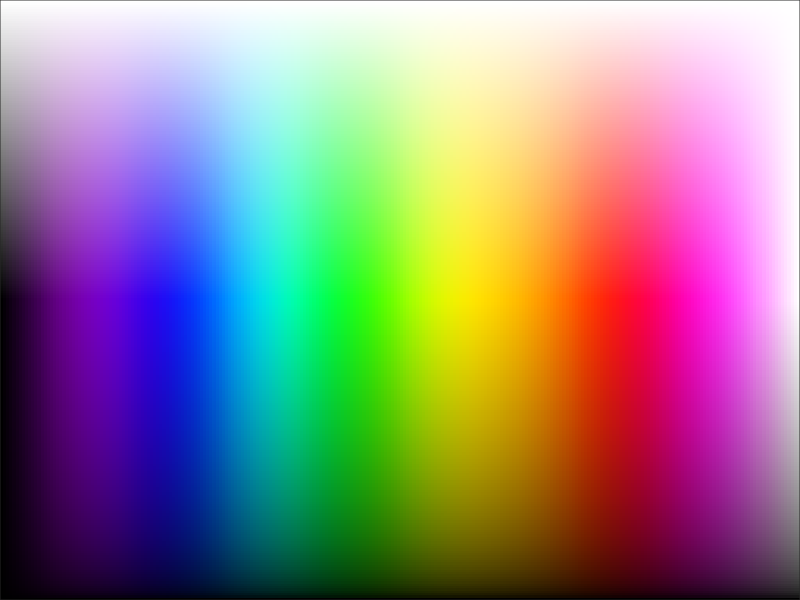

Source code (MATLAB): (Note: this script raises an error after producing the figure.)
function [coloret] = colorPicker2(opt,pos,sat)
% opt = 0 for free picking an RGB trio
% opt = 1 for free picking and get closest superjet code
% opt = 1.1 for free picking displayin closest superjet code
% opt = 2 for discretised colors and get a code (sat is ignored)
% pos is a 4 value array to set window position and size
% sat is a flag to pick only saturated colors (1 yes, 0 no default)
if(nargin==0),opt=0;end
if(nargin<2)||isempty(sat)
    sat=0;
end
if(opt==2),sat=0;end
mgf=[0 0];
figure(868);set(868,'MenuBar','none','Name','ColorGrid','NumberTitle','off','pointer','hand');
if(nargin<2)||isempty(pos)
    pos=get(868,'Position');
    pos(3:4)=[300 300];
    if(sat==1),pos(4)=100;end
end
set(868,'Position',pos);
if(opt<2)

    % N=256;
    if(exist('colpick.mat','file')==0)
        generate();
    end
    load('colpick.mat','Ipick','Icode','Icrop');
    if(sat==1)
        Ipick=Ipick(round(size(Ipick,1)/2),:,:);
        Icrop=Icrop(round(size(Icrop,1)/2),:,:);
        Icode=Icode(round(size(Icode,1)/2),:,:);
    end
    if(opt==1.1)
        h=imagesc(Icrop);set(h,'hittest','off');
    else
        h=imagesc(Ipick);set(h,'hittest','off');
    end
    set(gca,'position',[mgf(1) mgf(2) 1-mgf(1) 1-mgf(2)],'xtick',[],'ytick',[]);

    coloret=[];
    w = waitforbuttonpress;
    aux=get(gca,'currentpoint');
    aux=aux(1,[2,1]);
    if(aux(1)>size(Ipick,1)),aux(1)=size(Ipick,1);end
    if(opt==0)
        coloret=permute(Ipick(ceil(aux(1)),ceil(aux(2)),:),[1 3 2]);
    else
        coloret=Icode(ceil(aux(1)),ceil(aux(2)));
    end

else% discret

    sz=[15 30];
    sp=[3 3];
    bgcol=[.9 .9 .9];
    mg=[0 0];
    % codes={'k012JX3E4;','TtgljK_nMe','vAuibZ.SdN','rhVRz Y,W[','ayDUGo-OfB','ICxqL:pmFs','cQH56789Pw'};
    codes={'k012JX3E4;','56789PwICx','cQHqL:pmFs','vAuibZ.SdN','tgljK_nMTe','yDUGofB-Oa','rhVRz Y,W['};
    fil=numel(codes{1});
    col=numel(codes);
    I=zeros(sp(1)+(sz(1)+sp(1)+2*mg(1))*fil,sp(2)+(sz(2)+sp(2)+2*mg(2))*col,3);
    for cc=1:3
        I(:,:,cc)=bgcol(cc);
    end


    for ii=1:fil
        for jj=1:col
            aux=[0 0 0];
            rgy=(ii-1)*(sp(1)+2*mg(1)+sz(1))+sp(1):ii*(sp(1)+2*mg(1)+sz(1));
            rgx=(jj-1)*(sp(2)+2*mg(2)+sz(2))+sp(2):jj*(sp(2)+2*mg(2)+sz(2));
            for cc=1:3
                I(rgy,rgx,cc)=aux(cc);
            end
            aux=superjet(1,codes{jj}(ii));
            rgy=(ii-1)*(sp(1)+2*mg(1)+sz(1))+sp(1)+mg(1):ii*(sp(1)+2*mg(1)+sz(1))-mg(1);
            rgx=(jj-1)*(sp(2)+2*mg(2)+sz(2))+sp(2)+mg(2):jj*(sp(2)+2*mg(2)+sz(2))-mg(2);
            for cc=1:3
                I(rgy,rgx,cc)=aux(cc);
            end
        end
    end


    h=imagesc(I);
    set(gca,'position',[mgf(1) mgf(2) 1-mgf(1) 1-mgf(2)],'xtick',[],'ytick',[]);
    set(h,'hittest','off');
    coloret=[];
    w = waitforbuttonpress;
    aux=get(gca,'currentpoint');
    aux=aux(1,[2,1]);

    aux=ceil(aux./(sz+2*mg+sp));
    coloret=codes{aux(2)}(aux(1));
end

close(868);

end


function [] = generate()
N=256;
cm=superjet(N,'kvbcgyormw');
cm=permute(cm,[3 1 2]);

% cm=cm(end:-1:1,:,:);
I=repmat(cm,[N 1 1]);
facs=linspace(0,1,ceil(N/2));
% facs=sqrt(facs);
for ii=1:floor(N/2)
    I(ii,:,:)=I(ii,:,:).*sqrt(facs(ii));
end
facs=[facs,facs];
for ii=floor(N/2)+1:N
    I(ii,:,:)=I(ii,:,:)+(1-I(ii,:,:))*facs(ii);
end
I=I(N:-1:1,:,:);

% imwrite(I,'colpick.png');

I2=zeros(N,N);
I3=zeros(N,N,3);
I4='';
% figure(1),imagesc(I)
I=permute(I,[1 3 2]);

for ii=1:N
    for jj=1:N
        [cod,q]=color2code(I(ii,:,jj));
        I2(ii,jj)=q;
        I3(ii,jj,:)=permute(superjet(1,cod),[1 3 2]);
        I4(ii,jj)=cod;
    end
end
% figure,imagesc(I2)
% figure(2),imagesc(I3)

I=permute(I,[1 3 2]);
Ipick=I;
Icrop=I3;
Icode=I4;
save('colpick.mat','Ipick','Icrop','Icode');

vec=zeros(max(I2(:)),1);
for ii=1:max(I2(:))
    vec(ii)=numel(find(I2==ii));
end

% figure(3);plot(sort(vec))

if(0)% show abundance

    [vec,ord]=sort(vec,'descend');



    cc='kubcgyorpwmvsnltidfxeajhqz 0123456789ABCDEFGHIJKLMNOPQRSTUVWXYZ,.-;:_[]';% index del diccionari
    cdiccio=[0 0 0;5 0 10;0 0 10;0 10 10;0 10 0;...
        10 10 0;10 7 0;10 0 0;10 5 9;10 10 10;...
        10 0 10;6 0 8;10 5 5;5 3 1;5 10 0;...
        0 10 5;3 0 7;0 2 4;9 7 4;9 10 10;...
        0 4 0;10 5 0;6 8 0;9 3 1;10 9 9;...
        8 0 2;7 2 2;...
        .5 .5 .5;1 1 1;...
        2 2 2;3 3 3;4 4 4;5 5 5;...
        6 6 6;7 7 7;8 8 8;9 9 9;...
        5 0 6;9 8 5;10 10 8;9 9 2;...
        3.3 3.5 3;10 0 5;10 8 0;8 10 8;...
        10 10 9;2 2 3;7 8 5;8 6 8;...
        5 0 0;1 1 4;8 5 1;9.5 9.5 10;...
        5 10 9;9 1 4;1 3 7;0 5 5;...
        10 9 4;9 2 2;4 2 2;3 2 2;...
        6 0 2;0 5 10;...
        6 0 1;0 3 8;7 5 2;2 3 2;...
        9 4 8;5 6 4;4 2 1;8 3 0;...
        ];
    dnams={'black','purple','blue','cyan','green',...
        'yellow','orange','red','pink','white',...
        'magenta','violet','salmon','brown','lime',...
        'turquoise','indigo','denim','flesh','xenon',...
        'emerald','amber','jade','heat','quartz',...
        'crimson','lava',...
        'charcoal','iron',...
        'lead','tin','zinc','gray',...
        'nickel','silver','titanium','aluminium',...
        'amethyst','beige','cream','dandelion',...
        'ebony','fuchsia','gold','honeydew',...
        'ivory','jet','khaki','lilac',...
        'maroon','navy','ochre','pearl',...
        'aquamarine','ruby','sapphire','teal',...
        'mustard','vermilion','wine','onyx',...
        'burgundy','azure',...
        'carmine','cobalt','copper','opal',...
        'orchid','sage','sepia','tawny',...
        };


    clc
    for ii=1:numel(vec)
        ensenya([cc(ord(ii)) ' - ' num2str(vec(ii))  ],cc(ord(ii)));
    end
end
end